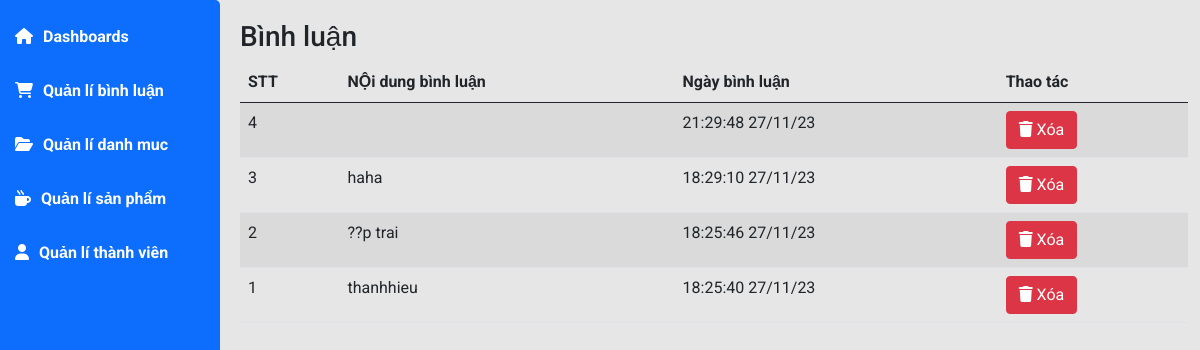
/admin/index.php?pg=binhluan, run on the app's committed database.
### tables this page shows
CREATE TABLE `binhluan` (
  `id` int(6) NOT NULL,
  `idpro` int(6) NOT NULL,
  `iduser` int(6) NOT NULL,
  `noidung` text NOT NULL,
  `ngaybl` varchar(20) NOT NULL
);

### dao/pdo.php (called while the page is built, shortened)
<?php
function pdo_get_connection(){
    $dburl = "mysql:host=localhost;dbname=test;charset=utf8";
    $username = 'root';
    $password = '';
    $conn = new PDO($dburl, $username, $password);
    $conn->setAttribute(PDO::ATTR_ERRMODE, PDO::ERRMODE_EXCEPTION);
    return $conn;
}
function pdo_query($sql){
    $sql_args = array_slice(func_get_args(), 1);
    try{
        $conn = pdo_get_connection();
        $stmt = $conn->prepare($sql);
        $stmt->execute($sql_args);
        $rows = $stmt->fetchAll();
        return $rows;
    }
    catch(PDOException $e){
        throw $e;
    }
    finally{
        unset($conn);
    }
}

### dao/binh-luan.php (called while the page is built, shortened)
<?php
require_once 'pdo.php';
function binhluan_select_all(){
    $sql = "SELECT * FROM binhluan ORDER BY id DESC";
    return pdo_query($sql);
}

### admin/view/binhluan.php (the view, shortened to what this page needs)
    <div class="main-content">
      <h3 class="title-page">Bình luận</h3>
      <table id="example" class="table table-striped" style="width: 100%">
        <thead>
          <tr>
          <th>STT</th>
            <th>NỘi dung bình luận</th>
            <th>Ngày bình luận</th>
            <th>Thao tác</th>
          </tr>
        </thead>
        <tbody>
          <?php foreach ($bl_list as $bl) {
          echo '
          <tr>
            <td>'. $bl['id'].'</td>
            <td>'. $bl['noidung'] .'</td>
            <td>'. $bl['ngaybl'] .'</td>
            <td>
                <a href="index.php?pg=binhluan_del&id=' .$bl['id'] . '" class="btn btn-danger"><i
                        class="fa-solid fa-trash"></i> Xóa</a>
            </td>
          </tr>
          ';}
          ?>
        </tbody>
      </table>
    </div>
  </div>
</div>

### admin/layout/assets/css/main.css (style rules this page uses)
* { padding: 0; margin: 0; box-sizing: border-box; font-family: 'Roboto', sans-serif; }
body { background-color: #e6e6e6; }
.main-content { padding-left: 240px; padding-bottom: 20px; }
.main-content .title-page { padding-top: 20px; }

### data on the page
binhluan: id "4", ngaybl "21:29:48 27/11/23"
binhluan: id "3", noidung "haha", ngaybl "18:29:10 27/11/23"
binhluan: id "2", noidung "??p trai", ngaybl "18:25:46 27/11/23"
binhluan: id "1", noidung "thanhhieu", ngaybl "18:25:40 27/11/23"
